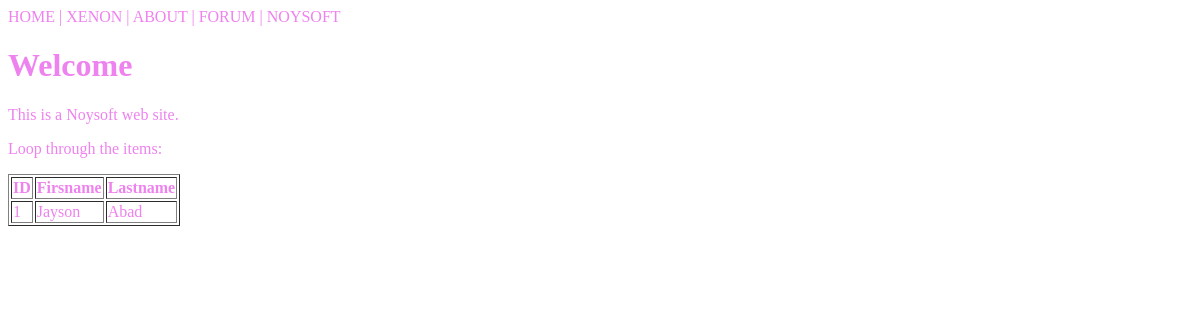
Before: /testing/ with the older database file.
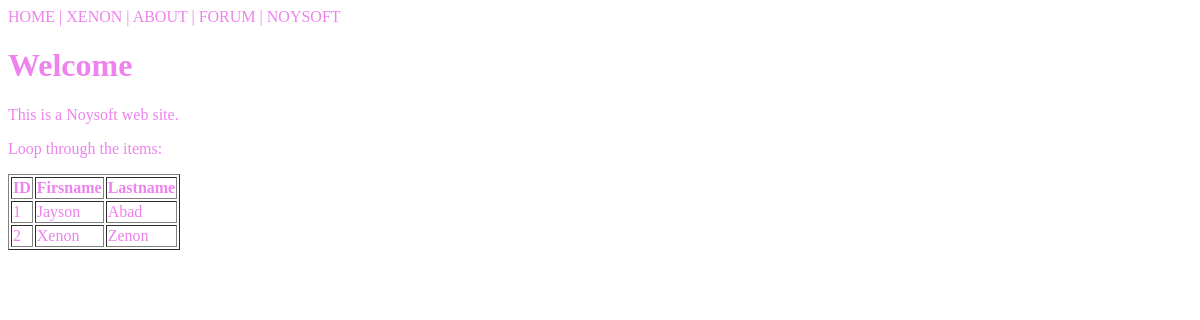
After: the same page with the newer database file.
### members/models.py (models this page shows, shortened)
class Member(models.Model):
    firstname = models.CharField(max_length=255)
    lastname = models.CharField(max_length=255)
    phone = models.IntegerField(null=True)
    joined_date = models.DateField(null=True)

### members/views.py (the view)
# urls.py: path('testing/', views.testing, name='testing')
def testing(request):
    mydata = Member.objects.all().order_by('lastname', '-id').values()
    template = loader.get_template('template.html')
    context = { 'members' : mydata, }
    return HttpResponse(template.render(context, request))

### members/templates/template.html
{% load static %}
<!DOCTYPE html>
<html>
<link rel="stylesheet" href="{% static 'testglobal.css' %}">
<body>
{% include "menu.html" with me="XENON" sponsor="NOYSOFT" %}
<h1>Welcome</h1>
<p>This is a Noysoft web site.</p>
<p>Loop through the items:</p>
<table border="1">
  <tr>
    <th>ID</th>
    <th>Firsname</th>
    <th>Lastname</th>
  </tr>
  {% for x in members %}
    <tr>
      <td>{{ x.id }}</td>
      <td>{{ x.firstname }}</td>
      <td>{{ x.lastname }}</td>
    </tr>
  {% endfor %}
</table>
</body>
</html>

### members/templates/menu.html
<div>HOME | {{ me }} | ABOUT | FORUM | {{ sponsor }}</div>

Changed rows visible on the page:
added Member: firstname "XENON", id "2", firstname "Xenon", lastname "Zenon"
Other visible differences:
{{ me }}: "XENON" → (not shown)
